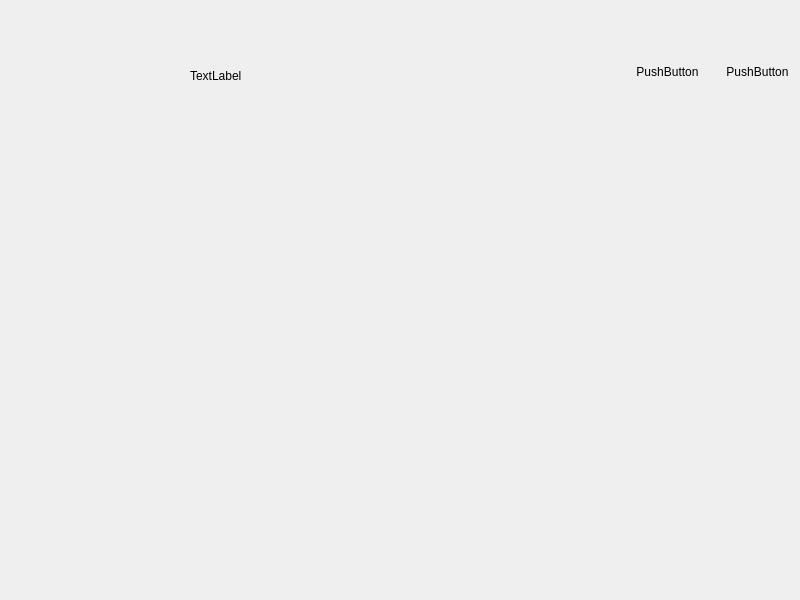
<?xml version="1.0" encoding="UTF-8"?>
<ui version="4.0">
 <class>BaseDialog</class>
 <widget class="QDialog" name="BaseDialog">
  <property name="geometry">
   <rect>
    <x>0</x>
    <y>0</y>
    <width>800</width>
    <height>600</height>
   </rect>
  </property>
  <property name="windowTitle">
   <string>Dialog</string>
  </property>
  <widget class="QWidget" name="widget_title" native="true">
   <property name="geometry">
    <rect>
     <x>0</x>
     <y>0</y>
     <width>800</width>
     <height>28</height>
    </rect>
   </property>
   <property name="sizePolicy">
    <sizepolicy hsizetype="Preferred" vsizetype="Fixed">
     <horstretch>0</horstretch>
     <verstretch>0</verstretch>
    </sizepolicy>
   </property>
   <property name="minimumSize">
    <size>
     <width>100</width>
     <height>28</height>
    </size>
   </property>
   <layout class="QHBoxLayout" name="horizontalLayout_5">
    <property name="spacing">
     <number>0</number>
    </property>
    <property name="leftMargin">
     <number>0</number>
    </property>
    <property name="topMargin">
     <number>0</number>
    </property>
    <property name="rightMargin">
     <number>0</number>
    </property>
    <property name="bottomMargin">
     <number>0</number>
    </property>
    <item>
     <widget class="QWidget" name="widget_menu" native="true">
      <property name="sizePolicy">
       <sizepolicy hsizetype="Minimum" vsizetype="Preferred">
        <horstretch>0</horstretch>
        <verstretch>0</verstretch>
       </sizepolicy>
      </property>
      <layout class="QHBoxLayout" name="horizontalLayout_6">
       <property name="spacing">
        <number>0</number>
       </property>
       <property name="leftMargin">
        <number>0</number>
       </property>
       <property name="topMargin">
        <number>0</number>
       </property>
       <property name="rightMargin">
        <number>0</number>
       </property>
       <property name="bottomMargin">
        <number>0</number>
       </property>
       <item>
        <widget class="QLabel" name="lab_Title">
         <property name="sizePolicy">
          <sizepolicy hsizetype="Expanding" vsizetype="Preferred">
           <horstretch>0</horstretch>
           <verstretch>0</verstretch>
          </sizepolicy>
         </property>
         <property name="styleSheet">
          <string notr="true">font: 75 14pt &quot;Aharoni&quot;;
font: 75 9pt &quot;微软雅黑&quot;;</string>
         </property>
         <property name="text">
          <string/>
         </property>
         <property name="alignment">
          <set>Qt::AlignLeading|Qt::AlignLeft|Qt::AlignVCenter</set>
         </property>
        </widget>
       </item>
       <item>
        <widget class="QPushButton" name="btnMenu_Close">
         <property name="sizePolicy">
          <sizepolicy hsizetype="Minimum" vsizetype="Expanding">
           <horstretch>0</horstretch>
           <verstretch>0</verstretch>
          </sizepolicy>
         </property>
         <property name="minimumSize">
          <size>
           <width>40</width>
           <height>0</height>
          </size>
         </property>
         <property name="cursor">
          <cursorShape>ArrowCursor</cursorShape>
         </property>
         <property name="focusPolicy">
          <enum>Qt::NoFocus</enum>
         </property>
         <property name="toolTip">
          <string>关闭</string>
         </property>
         <property name="text">
          <string/>
         </property>
         <property name="flat">
          <bool>true</bool>
         </property>
        </widget>
       </item>
       <item>
        <widget class="QPushButton" name="btnMenu_Min">
         <property name="sizePolicy">
          <sizepolicy hsizetype="Minimum" vsizetype="Expanding">
           <horstretch>0</horstretch>
           <verstretch>0</verstretch>
          </sizepolicy>
         </property>
         <property name="minimumSize">
          <size>
           <width>40</width>
           <height>0</height>
          </size>
         </property>
         <property name="cursor">
          <cursorShape>ArrowCursor</cursorShape>
         </property>
         <property name="focusPolicy">
          <enum>Qt::NoFocus</enum>
         </property>
         <property name="toolTip">
          <string>最小化</string>
         </property>
         <property name="text">
          <string/>
         </property>
         <property name="flat">
          <bool>true</bool>
         </property>
        </widget>
       </item>
      </layout>
     </widget>
    </item>
   </layout>
  </widget>
  <widget class="QWidget" name="widget" native="true">
   <property name="geometry">
    <rect>
     <x>0</x>
     <y>60</y>
     <width>800</width>
     <height>28</height>
    </rect>
   </property>
   <property name="sizePolicy">
    <sizepolicy hsizetype="Preferred" vsizetype="Fixed">
     <horstretch>0</horstretch>
     <verstretch>0</verstretch>
    </sizepolicy>
   </property>
   <property name="minimumSize">
    <size>
     <width>100</width>
     <height>28</height>
    </size>
   </property>
   <property name="maximumSize">
    <size>
     <width>16777215</width>
     <height>16777215</height>
    </size>
   </property>
   <widget class="QWidget" name="widget_2" native="true">
    <property name="geometry">
     <rect>
      <x>80</x>
      <y>0</y>
      <width>800</width>
      <height>28</height>
     </rect>
    </property>
    <property name="sizePolicy">
     <sizepolicy hsizetype="Minimum" vsizetype="Preferred">
      <horstretch>0</horstretch>
      <verstretch>0</verstretch>
     </sizepolicy>
    </property>
    <property name="minimumSize">
     <size>
      <width>100</width>
      <height>28</height>
     </size>
    </property>
    <widget class="QPushButton" name="pushButton">
     <property name="geometry">
      <rect>
       <x>640</x>
       <y>0</y>
       <width>75</width>
       <height>23</height>
      </rect>
     </property>
     <property name="text">
      <string>PushButton</string>
     </property>
     <property name="flat">
      <bool>true</bool>
     </property>
    </widget>
    <widget class="QPushButton" name="pushButton_2">
     <property name="geometry">
      <rect>
       <x>550</x>
       <y>0</y>
       <width>75</width>
       <height>23</height>
      </rect>
     </property>
     <property name="text">
      <string>PushButton</string>
     </property>
     <property name="flat">
      <bool>true</bool>
     </property>
    </widget>
    <widget class="QLabel" name="label">
     <property name="geometry">
      <rect>
       <x>110</x>
       <y>10</y>
       <width>54</width>
       <height>12</height>
      </rect>
     </property>
     <property name="sizePolicy">
      <sizepolicy hsizetype="Expanding" vsizetype="Preferred">
       <horstretch>0</horstretch>
       <verstretch>0</verstretch>
      </sizepolicy>
     </property>
     <property name="text">
      <string>TextLabel</string>
     </property>
    </widget>
   </widget>
  </widget>
 </widget>
 <resources/>
 <connections/>
</ui>
